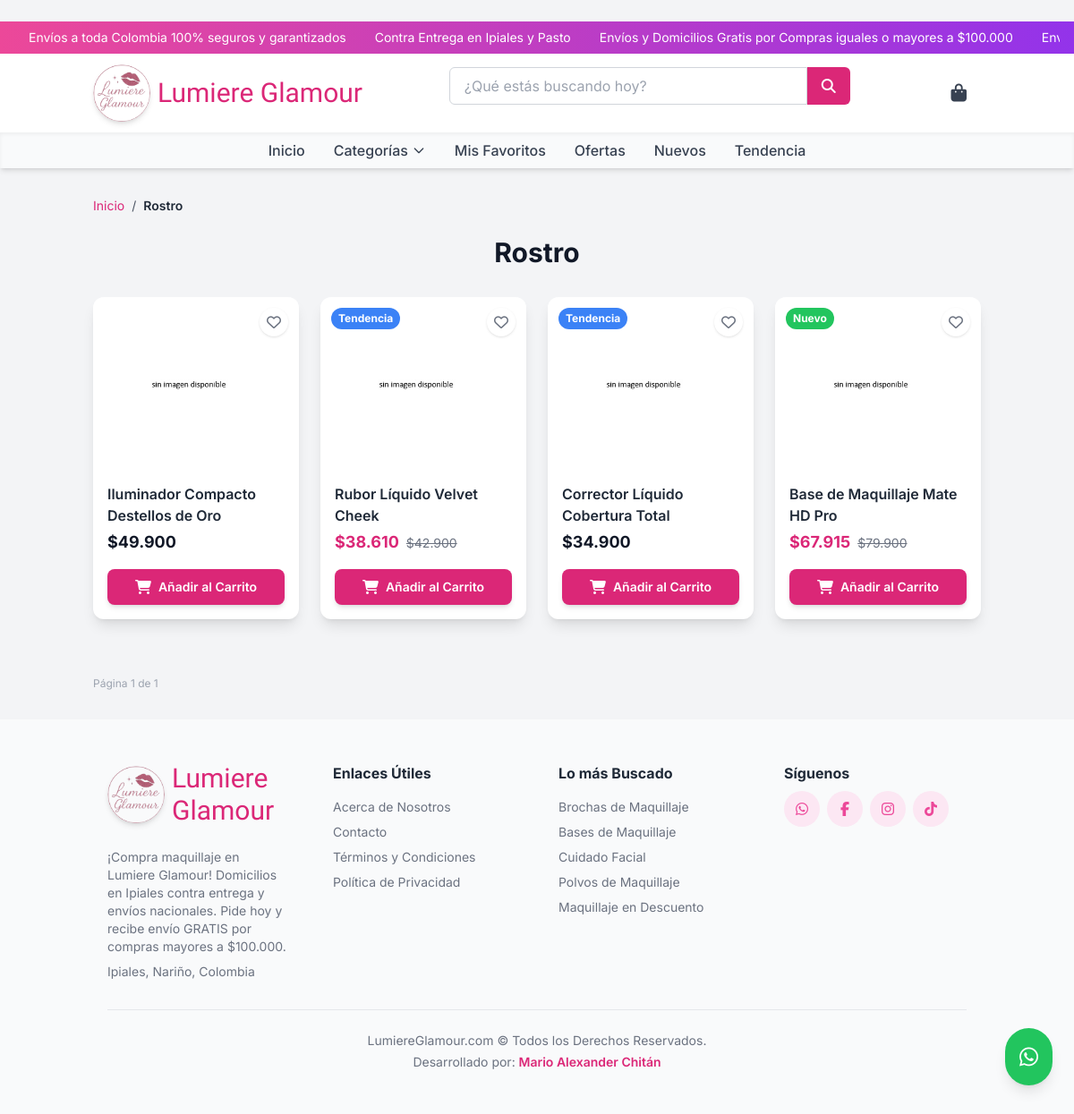
The app's page /categoria/rostro/ with its own data.
### store/models.py (models this page shows, shortened)
class Categoria(models.Model):
    nombre = models.CharField(max_length=255)
    descripcion = models.TextField(blank=True)
    slug = models.SlugField(unique=True)
    padre = models.ForeignKey(
        "self",
        on_delete=models.SET_NULL,
        null=True,
        blank=True,
        related_name="subcategorias",
        help_text="Categoría padre (opcional, para subcategorías)",
    )
    imagen_circular = CloudinaryField(
        "imagen_circular",
        blank=True,
        null=True,
        help_text="Imagen circular para la categoría (ej. para la página de inicio)",
    )
    fecha_creacion = models.DateTimeField(auto_now_add=True)
    fecha_modificacion = models.DateTimeField(auto_now=True)
    objects = CategoriaManager()
    class Meta:
        verbose_name = "Categoría"
        verbose_name_plural = "Categorías"
        indexes = [
            models.Index(fields=["slug"]),
            models.Index(fields=["padre"]),
        ]

class Producto(models.Model):
    BADGE_CHOICES = [
        ("", "Sin etiqueta"),
        ("nuevo", "Nuevo"),
        ("tendencia", "Tendencia"),
        ("oferta", "Oferta"),
    ]
    nombre = models.CharField(max_length=255)
    slug = models.SlugField(unique=True, blank=True)
    descripcion = models.TextField(blank=True, null=True)
    long_description = RichTextField(
        blank=True, null=True, verbose_name="Descripción Larga (con formato)"
    )
    precio = models.DecimalField(
        max_digits=10,
        decimal_places=0,
        default=Decimal("0"),
        help_text="Ingrese el precio sin puntos ni comas (ej. 30000 para $30.000)",
    )
    descuento = models.DecimalField(
        max_digits=5,
        decimal_places=2,
        default=Decimal("0.00"),
        help_text="Porcentaje de descuento (ej. 0.10 para 10%)",
    )
    imagen = CloudinaryField("imagen", blank=True, null=True)
    categoria = models.ForeignKey(
        Categoria,
        on_delete=models.CASCADE,
        related_name="productos",
        help_text="Categoría principal del producto",
    )
    is_active = models.BooleanField(default=True)
    fecha_creacion = models.DateTimeField(auto_now_add=True)
    ultima_actualizacion = models.DateTimeField(auto_now=True)
    stock = models.IntegerField(default=0)
    badge = models.CharField(
        max_length=10,
        choices=BADGE_CHOICES,
        default="",
        blank=True,
        verbose_name="Etiqueta/Insignia",
        help_text="Selecciona una etiqueta o insignia para mostrar en el producto (solo se mostrará una)",
    )
    class Meta:
        verbose_name = "Producto"
        verbose_name_plural = "Productos"
        ordering = ["-fecha_creacion"]
    def get_precio_final(self):
        precio_decimal = Decimal(self.precio)
        descuento_decimal = Decimal(self.descuento)
        if descuento_decimal > 0:
            final_price = precio_decimal * (1 - descuento_decimal)
            return final_price.quantize(Decimal("1"), rounding=ROUND_HALF_UP)
        return precio_decimal
    def get_precio_schema(self) -> str:
        try:
            value = Decimal(self.get_precio_final())
            return f"{value:.2f}"
        except (InvalidOperation, TypeError):
            return ""
    def get_primary_image_url(self, absolute: bool = False) -> str:
        url = None
        if getattr(self, "imagen", None):
            try:
                url = self.imagen.url
            except Exception:
                url = None
        if not url and hasattr(self, "images") and self.images.exists():
            first = self.images.first()
            try:
                url = first.image.url
            except Exception:
                url = None
        if not url:
            url = static("img/sin_imagen.jpg")
        return _force_https(url)
    def get_badge_class(self):
        badge_classes = {
            "oferta": "badge-oferta",
            "nuevo": "badge-nuevo",
            "tendencia": "badge-tendencia",
        }
        return badge_classes.get(self.badge, "")

### store/views.py (the view)
# urls.py: path("categoria/<slug:slug>/", views.productos_por_categoria, name="categoria"),
def productos_por_categoria(request, slug):
    categoria_actual = get_object_or_404(Categoria, slug=slug)
    categorias_a_incluir = [categoria_actual]
    def get_all_subcategories(category, visited=None):
        visited = visited or set()
        subcategories = []
        for subcategory in category.subcategorias.all():
            if subcategory.id not in visited:
                visited.add(subcategory.id)
                subcategories.append(subcategory)
                subcategories.extend(get_all_subcategories(subcategory, visited))
        return subcategories
    categorias_a_incluir.extend(get_all_subcategories(categoria_actual))
    productos_queryset = Producto.objects.filter(
        categoria__in=categorias_a_incluir, is_active=True
    ).order_by("-fecha_creacion")
    paginator = Paginator(productos_queryset, 12)
    page = request.GET.get("page", 1)
    try:
        productos_paginados = paginator.page(page)
    except PageNotAnInteger:
        productos_paginados = paginator.page(1)
    except EmptyPage:
        productos_paginados = paginator.page(paginator.num_pages)
    params = request.GET.copy()
    params.pop("page", None)
    context = get_common_context(request)
    context.update(
        {
            "categoria": categoria_actual,
            "productos": productos_paginados.object_list,
            "pagina_productos": productos_paginados,
            "nombre_categoria_actual": categoria_actual.nombre,
            "active_page": categoria_actual.slug,
            "extra_query": ("&" + params.urlencode()) if params else "",
        }
    )
    return render(request, "store/categoria.html", context)

### store/templates/store/categoria.html (shortened to what this page needs)
{% extends 'base.html' %}
{% load cache %}
{% block content %}
<main class="container mx-auto px-4 py-8">
    <nav class="text-sm text-gray-600 mb-6">
        <ol class="list-none p-0 flex flex-wrap gap-y-1">
            <li class="flex items-center">
                <a href="{% url 'home' %}" class="text-pink-600 hover:underline">Inicio</a>
                <span class="mx-2">/</span>
            </li>
            <li class="text-gray-800 font-semibold">
                {% if categoria %}{{ categoria.nombre }}{% else %}Categoría{% endif %}
            </li>
        </ol>
    </nav>
    <h1 class="text-3xl font-bold text-gray-900 text-center mb-8">
        {% if categoria %}{{ categoria.nombre }}{% else %}Productos{% endif %}
    </h1>
    {% if not request.user.is_authenticated %}
      {% cache 300 "cat-list" categoria.slug pagina_productos.number extra_query %}
        <section id="productos-grid" class="grid grid-cols-2 sm:grid-cols-2 md:grid-cols-3 lg:grid-cols-4 gap-3 sm:gap-6">
            {% for producto in pagina_productos %}
                {% include 'store/components/product_card.html' with producto=producto favoritos_ids=favoritos_ids %}
            {% empty %}
                <div class="col-span-full text-center text-gray-600 p-8 bg-white rounded-lg shadow-md w-full">
                    <p class="text-xl font-semibold mb-2">No hay productos en esta categoría.</p>
                    <p class="text-gray-500">¡Pronto tendremos más novedades para ti!</p>
                </div>
            {% endfor %}
        </section>
        <section id="pagination-container" class="container mx-auto px-4 py-4 mt-6">
        </section>
        <div class="text-xs text-gray-400 mt-2">
            Página {{ pagina_productos.number }} de {{ pagina_productos.paginator.num_pages }}
        </div>
      {% endcache %}
    {% endif %}
</main>
{% endblock %}

### store/templates/store/components/product_card.html (shortened to what this page needs)
{% load static %}
{% load humanize %}
<div class="bg-white rounded-xl shadow-lg hover:shadow-xl hover:bg-pink-50 transition-all duration-300 ease-in-out overflow-hidden relative group product-card"
     data-product-id="{{ producto.id }}"
     itemscope itemtype="https://schema.org/Product">
  {% if producto.badge %}
    <div class="absolute top-3 left-3 z-10 product-badge {{ producto.get_badge_class }}">
      {{ producto.get_badge_display }}
    </div>
  {% endif %}
  <button type="button"
          class="btn-favorito absolute top-3 right-3 z-10 bg-white p-2 rounded-full shadow hover:bg-gray-100 transition{% if favoritos_ids and producto.id in favoritos_ids %} active{% endif %}"
          data-product-id="{{ producto.id }}"
          aria-label="{% if favoritos_ids and producto.id in favoritos_ids %}Quitar de favoritos{% else %}Añadir a favoritos{% endif %}"
          title="{% if favoritos_ids and producto.id in favoritos_ids %}Quitar de favoritos{% else %}Añadir a favoritos{% endif %}">
    <i class="{% if favoritos_ids and producto.id in favoritos_ids %}fa-solid fa-heart text-red-500{% else %}fa-regular fa-heart text-gray-500{% endif %}"></i>
  </button>
  <a href="{% url 'producto_detalle' pk=producto.id %}" class="block" itemprop="url">
    <div class="product-tilt-container transition-transform duration-300 group-hover:scale-105">
      {% if producto.get_primary_image_url %}
        <img src="{{ producto.get_primary_image_url }}"
             alt="{{ producto.nombre }}"
             class="w-full h-48 object-cover rounded-t-xl bg-gray-100"
             loading="lazy" decoding="async"
             itemprop="image"
             onerror="this.onerror=null;this.src='{% static 'img/sin_imagen.jpg' %}';">
      {% else %}
        <img src="{% static 'img/sin_imagen.jpg' %}"
             alt="Imagen no disponible"
             class="w-full h-48 object-cover rounded-t-xl bg-gray-100"
             loading="lazy" decoding="async"
             itemprop="image">
      {% endif %}
    </div>
    <div class="p-4">
      <h3 class="text-base font-semibold text-gray-800 group-hover:text-pink-600 transition duration-300"
          itemprop="name">
        {{ producto.nombre|truncatechars:40 }}
      </h3>
      <div class="mt-1 flex items-baseline space-x-2">
        {% if producto.descuento %}
          <p class="text-pink-600 font-bold text-lg">
            ${{ producto.get_precio_final|floatformat:0|intcomma }}
          </p>
          <p class="text-gray-500 text-sm line-through">
            ${{ producto.precio|floatformat:0|intcomma }}
          </p>
        {% else %}
          <p class="text-gray-900 font-bold text-lg">
            ${{ producto.precio|floatformat:0|intcomma }}
          </p>
        {% endif %}
      </div>
    </div>
  </a>
  <div class="p-4 pt-0">
    <button class="btn-agregar-carrito w-full bg-pink-600 text-white py-2 px-4 rounded-lg text-sm font-semibold hover:bg-pink-700 transition-all duration-300 transform hover:scale-105 flex items-center justify-center space-x-2 shadow-md"
            data-product-id="{{ producto.id }}"
            data-product-name="{{ producto.nombre }}"
            data-product-price="{{ producto.get_precio_schema }}"
            data-selected-variant-id="{% if producto.variaciones.exists %}{{ producto.variaciones.first.id }}{% else %}{{ producto.id }}{% endif %}"
            data-product-image-url="{{ producto.get_primary_image_url|default:'/static/img/sin_imagen.jpg' }}"
            aria-label="Añadir {{ producto.nombre }} al carrito"
            title="Añadir al carrito">
      <i class="fas fa-shopping-cart text-base"></i>
      <span>Añadir al Carrito</span>
    </button>
  </div>
</div>

### records on screen
Categoria: nombre "Rostro"
Producto: nombre "Iluminador Compacto Destellos de Oro", precio "49.900"
Producto: badge "Tendencia", nombre "Rubor Líquido Velvet Cheek", get_precio_final "38.610", precio "42.900"
Producto: badge "Tendencia", nombre "Corrector Líquido Cobertura Total", precio "34.900"
Producto: badge "Nuevo", nombre "Base de Maquillaje Mate HD Pro", get_precio_final "67.915", precio "79.900"

### other values on screen
{{ pagina_productos.number }} "1"
{{ pagina_productos.paginator.num_pages }} "1"
